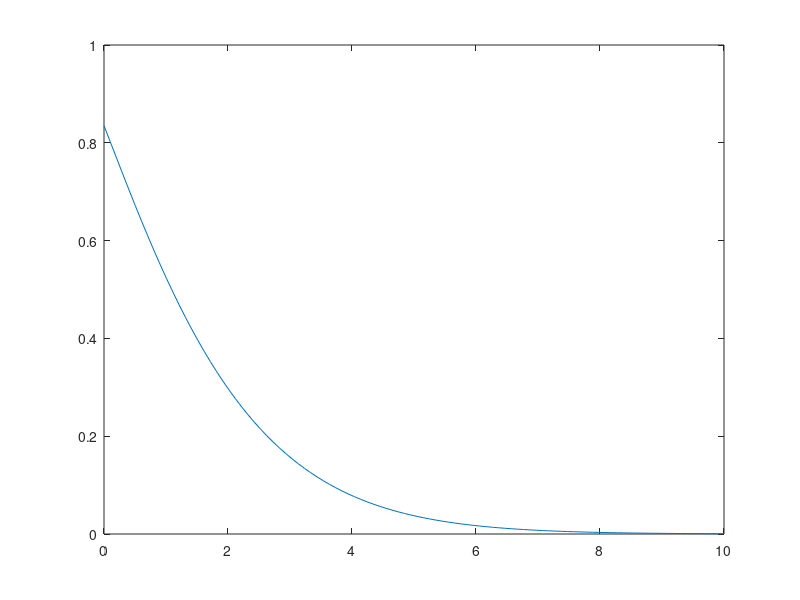

The MATLAB script that drew this image: (Note: this script raises an error after producing the figure.)
clear all
pause_length = 1/4/2/2/2/2/2/2;
plotting = 0;
% parameters for distribution of step-angle
m = 5; % increase m --> less variance in stepsize
alpha0 = m;
beta0 = m;

% parameters for distribution of stepsize. EX = a*b, VX = a*b^2
a = 0.30*2;
b = 0.2/2;

% parameters relating to detection probability, pd = exp(-s*(D + d)^p)
d = .60;
s = 0.35;   % decrease to make it harder to detect
p = 1.3;   % increase to make it unlikelier to detect for large d, but more likely for small d
plot(linspace(0,10,100),exp(-s*(linspace(0,10,100)+d).^p))

% Collision Avoidance Parameters: Parameter-Modification Factor = exp( -s*((x + d)/k)^-p )
d_ca1 = 0.01;    % increase to reduce PMF
k_ca1 = 1.4;    % increase to decrease modification for x<k-d and reduce modification for x>k-d
p_ca1 = 1.6;    % increases effect of avoidance modifier when 
s_ca1 = 0.2

d_ca2 = 0.1;    % increase to reduce PMF
k_ca2 = 2.6;    % increase to decrease modification for x<k-d and reduce modification for x>k-d
p_ca2 = 1.8;    % increases effect of avoidance modifier when 
s_ca2 = 2

theta_range = pi/4; % range of the distribution of stepangles
thetamod = 15;      % determines how quickly the person can change direction
thetavar = 0.1;
r = 0.7;      % collision radius of each person
xinit = 10;   % indicates how far apart they are at the start
sigma = 0.3;  % variance of initial starting position
N=200;         % number of encounters
NTTC = 1;  % Number of TTC to sample at first evasive action for each encounter
danger_FEA = zeros(1,N);         % danger index at time of first evasive action
DAFEA = zeros(N, NTTC);          % danger at first moment of evasive action; each row contains NTTC sampled ttc values for one encounter
danger_CR = zeros(1,N);          % danger index at time of conflict resolution
danger_nodetec = zeros(1,N);     % highest index of danger for non-detection encounters
enc_type = zeros(1,N);           % vector containing encounter type of each encounter
compute_ttc = 1;                 % tells the algorithm whether or not you want it to estimate ttc distribution for each encounter
for i=1:N
% initiation
first_detection = 0;     % They have not yet detected eachother
A_real = -xinit;
B_real = xinit;
A_im = normrnd(0,sigma);
B_im = normrnd(0,sigma);
A = A_real+1i*A_im;
B = B_real+1i*B_im;
% data collection variables
detection_status = 0; 
encounter_classifier = 1; % 1 --> (no detection, no crash), -1 --> (detection, no crash) 2 --> (no detection, crash), -2 --> (detection, crash)
danger_vec = [];          % collects the danger index associated with each timestep
detec_vec = [];    % tracks detection status, 1 --> detection at timeframe i, 0 --> no detection at timeframe i

    while real(A) < xinit && real(B) > -xinit
        D = norm(A-B);
        pd = exp(-s*(D+d)^p); % detection probability
        %%%%%%%%%%%%%%%% detection %%%%%%%%%%%%%%%%%%%%%%%%%%%%%%%%%%%%%%%%
        if  (detection_status==1 | rand(1) < pd) && real(A) < real(B)
            % saving information in vectors, and updating status
            if first_detection == 0 & compute_ttc == 1 % a loop that collects information at first moment of evasive action
                for k=1:NTTC
                    ttc = ttc_simulator(A,B,r, thetavar, a, b);
                    DAFEA(i,k) = ttc;
                end
            end
            first_detection = 1;
            detection_status = 1;
            encounter_classifier = -1;
            detec_vec(length(detec_vec) + 1) = 1;
            danger_index = D - 2*r;
            danger_vec(length(danger_vec) + 1) = danger_index;

            % take next step
            pred_posA = A + a*b; % prediction of the A's future position
            pred_posB = B - a*b; % prediction of the A's future position
            pred_diff = pred_posA - pred_posB; % difference vector between predicted future position of A and B
            pred_dist = norm(pred_diff);       
            alpha_modifier = mod_fac(pred_dist,d_ca1,k_ca1,p_ca1,s_ca1);
            %theta_modifier = mod_fac(abs(imag(pred_diff)),d_ca2,k_ca2,p_ca2,s_ca2)
            stepsize = gamrnd(a*alpha_modifier*[1 1],b*[1 1]); % step-size
            %theta = betarnd(alpha0*theta_modifier*[1 1], beta0*[1 1]);
            %theta = sign(imag(pred_diff))*[-1 -1].*(theta*theta_range - 0.5*theta_range); % step-angle
            theta = thetavar*[randn(1) + thetamod*sign(imag(pred_diff))*exppdf(abs(imag(pred_diff)), 1), randn(1) + thetamod*sign(imag(pred_diff))*exppdf(abs(imag(pred_diff)), 1)];
            A = A + stepsize(1)*exp(1i*theta(1));
            B = B - stepsize(2)*exp(1i*theta(2));
            
            % plotting %
            if plotting == 1
                xlim([-xinit,xinit])
                ylim([-4,4])
                plot([r*cos(linspace(0,2*pi,50))+real(A)]+1i*[r*sin(linspace(0,2*pi,50))+imag(A)])
                title("detection")
                hold on
                plot([r*cos(linspace(0,2*pi,50))+real(B)]+1i*[r*sin(linspace(0,2*pi,50))+imag(B)])
                xlim([-xinit,xinit])
                ylim([-4,4])
                hold off
                pause(pause_length)
            end
            if norm(A-B) < 2*r
                hold on
                title("collision")
                hold off
                detec_vec(length(detec_vec) + 1) = 1;
                danger_index = norm(A-B) - 2*r;
                danger_vec(length(danger_vec) + 1) = danger_index;
                encounter_classifier = -2;
                break
            end
        %%%%%%%%%%%%%%%% no detection %%%%%%%%%%%%%%%%%%%%%%%%%%%%%%%%%%%%%
        else
            % saving information in vectors, and updating status
            detec_vec(length(detec_vec) + 1) = 0;
            danger_index = D - 2*r;
            danger_vec(length(danger_vec) + 1) = danger_index;

            % taking next step
            theta = thetavar*randn([2,1]); %betarnd(alpha0*[1 1],beta0*[1 1]);
            %theta = theta*theta_range - 0.5*theta_range; % step-angle
            stepsize = gamrnd(a*[1 1],b*[1 1]); % step-size
            A = A + stepsize(1)*exp(1i*theta(1));
            B = B - stepsize(2)*exp(1i*theta(2));
            D = norm(A-B);

            % plotting %
            if plotting == 1
                xlim([-xinit,xinit])
                ylim([-4,4])
                plot([r*cos(linspace(0,2*pi,50))+real(A)]+1i*[r*sin(linspace(0,2*pi,50))+imag(A)])
                title("no detection")
                hold on
                plot([r*cos(linspace(0,2*pi,50))+real(B)]+1i*[r*sin(linspace(0,2*pi,50))+imag(B)])
                xlim([-xinit,xinit])
                ylim([-4,4])
                hold off
                pause(pause_length)
            end
            if norm(A-B) < 2*r 
                hold on
                title("collision")
                hold off
                detec_vec(length(detec_vec) + 1) = 1;
                danger_index = norm(A-B) - 2*r;
                danger_vec(length(danger_vec) + 1) = danger_index; 
                encounter_classifier = 2;                                  % indicates a clean collision
                break
            end
        end
    end

    enc_type(i) = encounter_classifier;
    detec_dangerind = danger_vec(find(detec_vec)); % contains danger index for all times with detection status
    if encounter_classifier == 1
        danger_nodetec(i) = min(danger_vec);
    else
        danger_FEA(i) = detec_dangerind(1);
        danger_CR(i) = detec_dangerind(end);    
    end

end
%%
DAFEA = DAFEA';
save('danger_CR2million.mat','danger_CR')
save('danger_FEA200.mat','DAFEA')
%% parameters used when doing 10^6 iterations.

% parameters for distribution of step-angle
m = 5; % increase m --> less variance in stepsize
alpha0 = m;
beta0 = m;

% parameters for distribution of stepsize. EX = a*b, VX = a*b^2
a = 0.3*2;
b = 0.2/2;

% parameters relating to detection probability, pd = exp(-s*(D + d)^p)
d = .60;
s = 0.35;   % decrease to make it harder to detect
p = 1.3;   % increase to make it unlikelier to detect for large d, but more likely for small d
plot(linspace(0,10,100),exp(-s*(linspace(0,10,100)+d).^p))

% Collision Avoidance Parameters: Parameter-Modification Factor = exp( -s*((x + d)/k)^-p )
d_ca1 = 0.1;        % increase to reduce PMF
k_ca1 = 1.4;    % increase to decrease modification for x<k-d and reduce modification for x>k-d
p_ca1 = 1.6;    % increases effect of avoidance modifier when 
s_ca1 = 0.2

d_ca2 = 0.1;        % increase to reduce PMF
k_ca2 = 2.6;    % increase to decrease modification for x<k-d and reduce modification for x>k-d
p_ca2 = 1.8;    % increases effect of avoidance modifier when 
s_ca2 = 2

theta_range = pi/4; % range of the distribution of stepangles

r = 0.2; % collision radius of each person
xinit = 10;
sigma = 0.3;
N=1000000;
danger_FEA = zeros(1,N);         % danger index at time of first evasive action
danger_CR = zeros(1,N);          % danger index at time of conflict resolution
danger_nodetec = zeros(1,N); % highest index of danger for non-detection encounters
enc_type = zeros(1,N);      % vector containing encounter type of each encounter
%% Data from experiment with 10^6 encounters along with confidence intervals and estimates.
N = 10^6;
n_coll = 110;
p_coll = 110/10^6;
sdev = sqrt( p_coll*(1-p_coll)/N )
ci = p_coll + [-1,1]*1.96*sdev

pFEA = sum(danger_FEA<0)/length(danger_FEA)
pCR = sum(danger_CR<0)/length(danger_CR)
%% Data from experiment with 2*10^6 encounters along with confidence intervals
N = 2*10^6;
n_coll = 249;
p_coll = n_coll/N;
sdev = sqrt( p_coll*(1 - p_coll)/N )
ci = p_coll + [-1,1]*1.96*sdev
